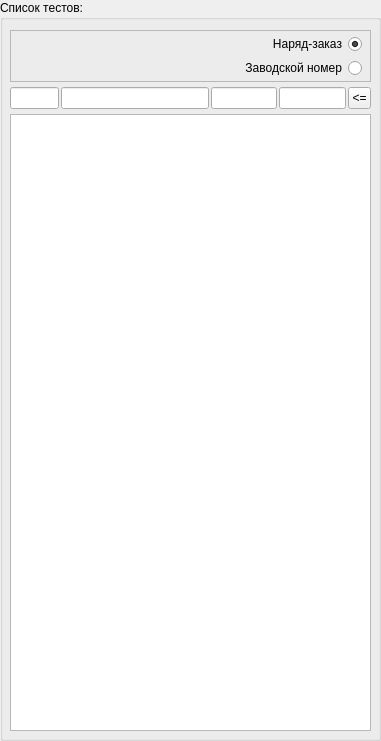
     <widget class="QGroupBox" name="groupTestList">
      <property name="geometry">
       <rect>
        <x>10</x>
        <y>10</y>
        <width>381</width>
        <height>741</height>
       </rect>
      </property>
      <property name="title">
       <string>Список тестов:</string>
      </property>
      <widget class="QWidget" name="verticalLayoutWidget">
       <property name="geometry">
        <rect>
         <x>10</x>
         <y>30</y>
         <width>361</width>
         <height>701</height>
        </rect>
       </property>
       <layout class="QVBoxLayout" name="verticalLayout">
        <property name="spacing">
         <number>5</number>
        </property>
        <item>
         <widget class="QFrame" name="frame">
          <property name="sizePolicy">
           <sizepolicy hsizetype="Preferred" vsizetype="Preferred">
            <horstretch>0</horstretch>
            <verstretch>0</verstretch>
           </sizepolicy>
          </property>
          <property name="minimumSize">
           <size>
            <width>0</width>
            <height>52</height>
           </size>
          </property>
          <property name="maximumSize">
           <size>
            <width>16777215</width>
            <height>52</height>
           </size>
          </property>
          <property name="frameShape">
           <enum>QFrame::StyledPanel</enum>
          </property>
          <property name="frameShadow">
           <enum>QFrame::Raised</enum>
          </property>
          <widget class="QWidget" name="verticalLayoutWidget_2">
           <property name="geometry">
            <rect>
             <x>1</x>
             <y>0</y>
             <width>361</width>
             <height>52</height>
            </rect>
           </property>
           <layout class="QVBoxLayout" name="verticalLayout_5">
            <property name="spacing">
             <number>0</number>
            </property>
            <property name="sizeConstraint">
             <enum>QLayout::SetDefaultConstraint</enum>
            </property>
            <property name="leftMargin">
             <number>100</number>
            </property>
            <property name="topMargin">
             <number>0</number>
            </property>
            <property name="rightMargin">
             <number>10</number>
            </property>
            <property name="bottomMargin">
             <number>0</number>
            </property>
            <item>
             <widget class="QRadioButton" name="radioOrderNum">
              <property name="layoutDirection">
               <enum>Qt::RightToLeft</enum>
              </property>
              <property name="text">
               <string>Наряд-заказ</string>
              </property>
              <property name="checked">
               <bool>true</bool>
              </property>
              <property name="autoRepeat">
               <bool>true</bool>
              </property>
             </widget>
            </item>
            <item>
             <widget class="QRadioButton" name="radioSerial">
              <property name="layoutDirection">
               <enum>Qt::RightToLeft</enum>
              </property>
              <property name="text">
               <string>Заводской номер</string>
              </property>
              <property name="checked">
               <bool>false</bool>
              </property>
              <property name="autoRepeat">
               <bool>true</bool>
              </property>
             </widget>
            </item>
           </layout>
          </widget>
         </widget>
        </item>
        <item>
         <layout class="QHBoxLayout" name="horizontalLayout_2">
          <property name="spacing">
           <number>2</number>
          </property>
          <item>
           <widget class="QLineEdit" name="txtFilter_ID">
            <property name="sizePolicy">
             <sizepolicy hsizetype="Fixed" vsizetype="Fixed">
              <horstretch>0</horstretch>
              <verstretch>0</verstretch>
             </sizepolicy>
            </property>
            <property name="minimumSize">
             <size>
              <width>49</width>
              <height>0</height>
             </size>
            </property>
            <property name="maximumSize">
             <size>
              <width>49</width>
              <height>23</height>
             </size>
            </property>
            <property name="baseSize">
             <size>
              <width>50</width>
              <height>20</height>
             </size>
            </property>
            <property name="clearButtonEnabled">
             <bool>false</bool>
            </property>
           </widget>
          </item>
          <item>
           <widget class="QLineEdit" name="txtFilter_DateTime">
            <property name="minimumSize">
             <size>
              <width>148</width>
              <height>0</height>
             </size>
            </property>
            <property name="maximumSize">
             <size>
              <width>148</width>
              <height>23</height>
             </size>
            </property>
            <property name="clearButtonEnabled">
             <bool>false</bool>
            </property>
           </widget>
          </item>
          <item>
           <widget class="QLineEdit" name="txtFilter_OrderNum">
            <property name="maximumSize">
             <size>
              <width>200</width>
              <height>23</height>
             </size>
            </property>
            <property name="frame">
             <bool>true</bool>
            </property>
            <property name="clearButtonEnabled">
             <bool>false</bool>
            </property>
           </widget>
          </item>
          <item>
           <widget class="QLineEdit" name="txtFilter_Serial">
            <property name="maximumSize">
             <size>
              <width>200</width>
              <height>23</height>
             </size>
            </property>
            <property name="frame">
             <bool>true</bool>
            </property>
            <property name="clearButtonEnabled">
             <bool>false</bool>
            </property>
           </widget>
          </item>
          <item>
           <widget class="QToolButton" name="btnFilterReset">
            <property name="maximumSize">
             <size>
              <width>23</width>
              <height>23</height>
             </size>
            </property>
            <property name="text">
             <string>&lt;=</string>
            </property>
           </widget>
          </item>
         </layout>
        </item>
        <item>
         <widget class="QTableView" name="tableTests">
          <property name="selectionMode">
           <enum>QAbstractItemView::SingleSelection</enum>
          </property>
          <property name="selectionBehavior">
           <enum>QAbstractItemView::SelectRows</enum>
          </property>
          <property name="textElideMode">
           <enum>Qt::ElideLeft</enum>
          </property>
          <property name="wordWrap">
           <bool>false</bool>
          </property>
          <property name="cornerButtonEnabled">
           <bool>false</bool>
          </property>
          <attribute name="horizontalHeaderHighlightSections">
           <bool>false</bool>
          </attribute>
          <attribute name="verticalHeaderVisible">
           <bool>false</bool>
          </attribute>
          <attribute name="verticalHeaderHighlightSections">
           <bool>false</bool>
          </attribute>
         </widget>
        </item>
       </layout>
      </widget>
     </widget>
